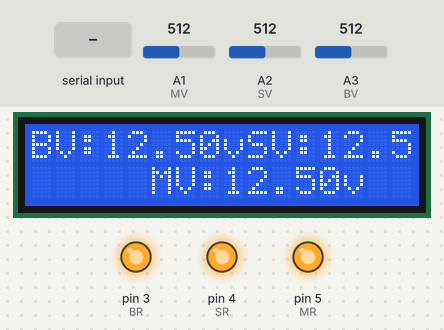
Bench run of a sketch on a simulated Arduino Uno, built with avr-gcc and run on an emulated ATmega328P. Parts: 16×2 character LCD, output pins drawn as LEDs (lit = HIGH). Inputs (shaded band) come from the test bench; at power-on: A2 (SV) = 512, A3 (BV) = 512, A1 (MV) = 512. What the sketch prints to the serial monitor is not drawn.

Above: at 1.2 s.
1.3 s: A2 (SV) set to 426
At 4.1 s:
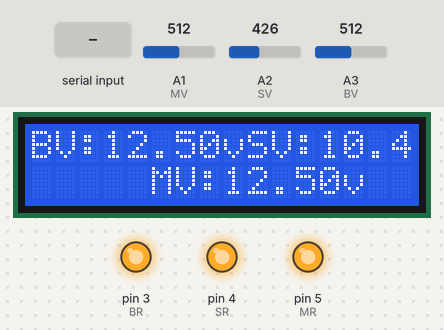
4.7 s: A2 (SV) set to 396
At 7.5 s:
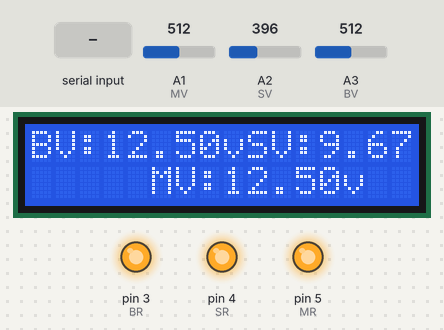
7.8 s: A3 (BV) set to 423
At 9.8 s:
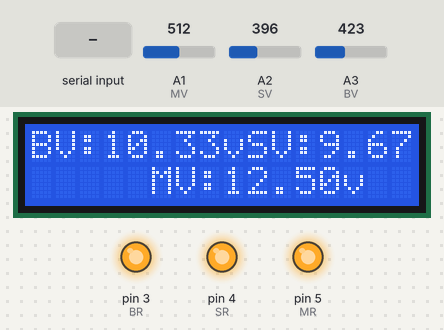
10.9 s: A3 (BV) set to 394
At 13.3 s:
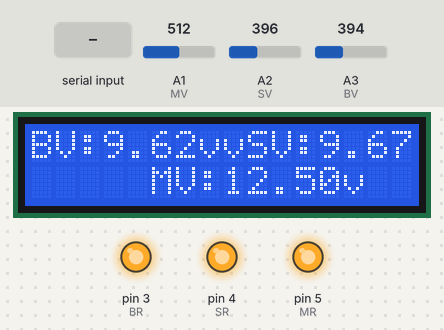
14.1 s: A2 (SV) set to 511
At 16.7 s:
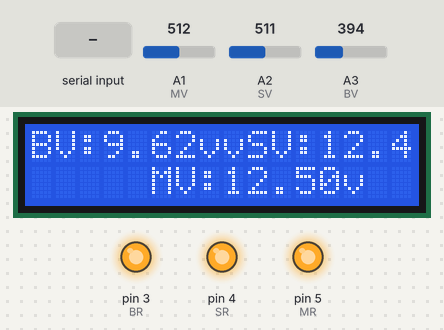
17.2 s: "0" received over Serial
At 19.0 s:
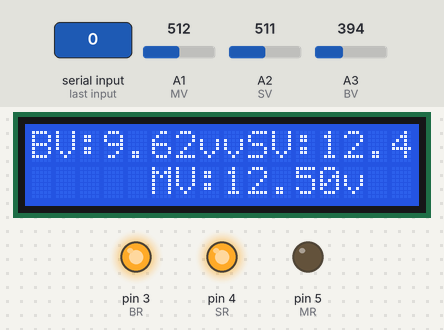
Timing chart, 0 to 20.5 s (numbered marks = the images above; inputs shaded):
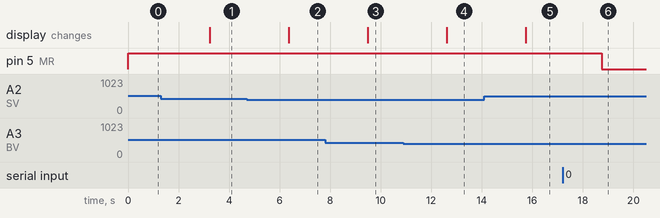

The sketch:

Display_Voltage.ino
```cpp
#include <LiquidCrystal_I2C.h>
LiquidCrystal_I2C lcd(0x27, 16, 2);

#define BV A3   //Battery Voltage
#define SV A2   //Solar Voltage
#define MV A1   //Motor Voltage
#define BR 3    //Battery Relay
#define SR 4    //Solar Relay
#define MR 5    //Motor Relay

float vOUT1 = 0.0;
float vIN1 = 0.0;
float vOUT2 = 0.0;
float vIN2 = 0.0;
float vOUT3 = 0.0;
float vIN3 = 0.0;
float R1 = 30000.0;
float R2 = 7500.0;

void setup() {
  Serial.begin(9600);
  pinMode(BV, INPUT);
  pinMode(SV, INPUT);
  pinMode(MV, INPUT);
  pinMode(BR, OUTPUT);
  pinMode(SR, OUTPUT);
  pinMode(MR, OUTPUT);
  digitalWrite(BR, HIGH);
  digitalWrite(SR, HIGH);
  digitalWrite(MR, HIGH);

  lcd.init();
  lcd.backlight();
}

void loop() {
  int value1 = analogRead(BV);
  vOUT1 = (value1 * 5.0) / 1024.0;
  vIN1 = vOUT1 / (R2 / (R1 + R2));

  int value2 = analogRead(SV);
  vOUT2 = (value2 * 5.0) / 1024.0;
  vIN2 = vOUT2 / (R2 / (R1 + R2));

  int value3 = analogRead(MV);
  vOUT3 = (value3 * 5.0) / 1024.0;
  vIN3 = vOUT3 / (R2 / (R1 + R2));

  lcd.setCursor(0, 0);
  lcd.print("BV:");
  lcd.print(vIN1);
  lcd.print("v");

  lcd.setCursor(9, 0);
  lcd.print("SV:");
  lcd.print(vIN2);
  lcd.print("v");

  lcd.setCursor(5, 1);
  lcd.print("MV:");
  lcd.print(vIN3);
  lcd.print("v ");


  Serial.print("BV : ");
  Serial.println(vIN1);
  Serial.print("SV : ");
  Serial.println(vIN2);
  Serial.print("MV : ");
  Serial.println(vIN3);

  delay(3000);

  if (Serial.available())
{
  int val = Serial.read();
  Serial.println(val);

  if (val == '0')
  {
    digitalWrite(MR, LOW);
    digitalWrite(SR, HIGH);
    digitalWrite(BR, HIGH);
  }

  else if (val == '1')
  {
    digitalWrite(MR, HIGH);

  }
  else if (val == '2')
  {
    digitalWrite(MR, HIGH);
    digitalWrite(SR, LOW);
    digitalWrite(BR, HIGH);
  }
  else if (val == '3')
  {

    digitalWrite(SR, HIGH);

  }
  else if (val == '4')
  {
    digitalWrite(MR, HIGH);
    digitalWrite(SR, HIGH);
    digitalWrite(BR, LOW);
  }
  else if (val == '5')
  {
    digitalWrite(BR, HIGH);

  }
}
  delay(100);
}
```

Measured:
- the behaviour switches between 410 and 409 on A2 (SV) (found by bisection; images 1 and 2)
- the behaviour switches between 410 and 409 on A3 (BV) (found by bisection; images 3 and 4)
- after the input at 1.3 s, the display: changes after 1.9 s (image 1)
- after the input at 4.7 s, the display: changes after 1.7 s (image 2)
- after the input at 7.8 s, the display: changes after 1.7 s (image 3)
- after the input at 10.9 s, the display: changes after 1.7 s (image 4)
- after the input at 14.1 s, the display: changes after 1.6 s (image 5)
- after the input at 17.2 s, pin 5 (MR): HIGH → LOW after 1.5 s
